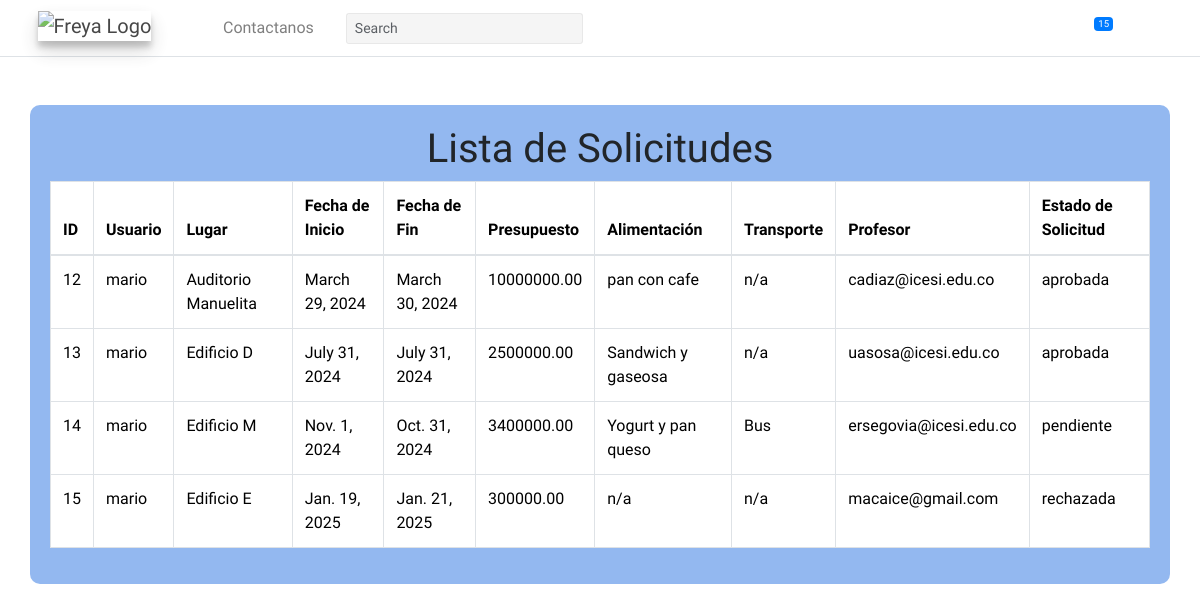
Screenshot of /event-request-record/ (signed in) with the database file from the repository.
### myapp/models.py (models this page shows, shortened)
class EventRequest(models.Model):
    usuario = models.ForeignKey(User, null=True, on_delete=models.CASCADE)
    lugar = models.CharField(max_length=200)
    fecha_inicio = models.DateField()
    fecha_fin = models.DateField()
    presupuesto = models.DecimalField(max_digits=10, decimal_places=2)
    alimentacion = models.CharField(max_length=200)
    transporte = models.CharField(max_length=200)
    profesor = models.CharField(null=True, max_length=200)
    estado_solicitud = models.CharField(null=True, max_length=200, default='Pendiente')
    extra = models.CharField(null = True, max_length = 200)

### myapp/views.py (the view)
# urls.py: path('event-request-record/', views.eventRequestRecord,
def eventRequestRecord(request):
    user = request.user
    group = user.groups.values_list('id', flat=True).first()
    if group in [3, 4]:
        events = EventRequest.objects.filter(usuario_id=user)
        return render(request, 'eventRequestRecord_2.html', {'eventos': events})
    else:
        events = EventRequest.objects.filter(Q(estado_solicitud='aprobada') | Q(estado_solicitud='rechazada'))
        return render(request, 'eventRequestRecord.html', {'eventos': events})

### myapp/templates/eventRequestRecord_2.html (shortened to what this page needs)
{% load static %}
<!DOCTYPE html>
<html lang="es">
<head>
    <link rel="stylesheet" href="{% static 'lib/bootstrap-5.3.3-dist/css/bootstrap.min.css' %}">
    <link rel="stylesheet" href="{% static 'lib/bootstrap-5.3.3-dist/css/bootstrap.css' %}">
</head>
<body>
    {% include 'layouts/header3.html' %}
    {% block content %}
    <div class="container mt-5" style="background-color: #93b8f0; border-radius: 10px; padding: 20px;">
        <h1 class="text-center">Lista de Solicitudes</h1>
        <div class="table-responsive">
            <table class="table table-bordered">
                <thead>
                <tr>
                    <th>ID</th>
                    <th>Usuario</th>
                    <th>Lugar</th>
                    <th>Fecha de Inicio</th>
                    <th>Fecha de Fin</th>
                    <th>Presupuesto</th>
                    <th>Alimentación</th>
                    <th>Transporte</th>
                    <th>Profesor</th>
                    <th>Estado de Solicitud</th>
                </tr>
                </thead>
                <tbody>
                {% for evento in eventos %}
                <tr>
                    <td>{{ evento.id }}</td>
                    <td>{{ evento.usuario }}</td>
                    <td>{{ evento.lugar }}</td>
                    <td>{{ evento.fecha_inicio }}</td>
                    <td>{{ evento.fecha_fin }}</td>
                    <td>{{ evento.presupuesto }}</td>
                    <td>{{ evento.alimentacion }}</td>
                    <td>{{ evento.transporte }}</td>
                    <td>{{ evento.profesor }}</td>
                    <td>{{ evento.estado_solicitud }}</td>
                </tr>
                {% endfor %}
                </tbody>
            </table>
        </div>
    </div>
    {% endblock %}
</body>
</html>

### rows the page displays
EventRequest: id "12", usuario "mario", lugar "Auditorio Manuelita", fecha_inicio "March 29, 2024", fecha_fin "March 30, 2024", presupuesto "10000000.00", alimentacion "pan con cafe", transporte "n/a", profesor "cadiaz@icesi.edu.co", estado_solicitud "aprobada"
EventRequest: id "13", usuario "mario", lugar "Edificio D", fecha_inicio "July 31, 2024", fecha_fin "July 31, 2024", presupuesto "2500000.00", alimentacion "Sandwich y gaseosa", transporte "n/a", profesor "uasosa@icesi.edu.co", estado_solicitud "aprobada"
EventRequest: id "14", usuario "mario", lugar "Edificio M", fecha_inicio "Nov. 1, 2024", fecha_fin "Oct. 31, 2024", presupuesto "3400000.00", alimentacion "Yogurt y pan queso", transporte "Bus", profesor "ersegovia@icesi.edu.co", estado_solicitud "pendiente"
EventRequest: id "15", usuario "mario", lugar "Edificio E", fecha_inicio "Jan. 19, 2025", fecha_fin "Jan. 21, 2025", presupuesto "300000.00", alimentacion "n/a", transporte "n/a", profesor "macaice@gmail.com", estado_solicitud "rechazada"
